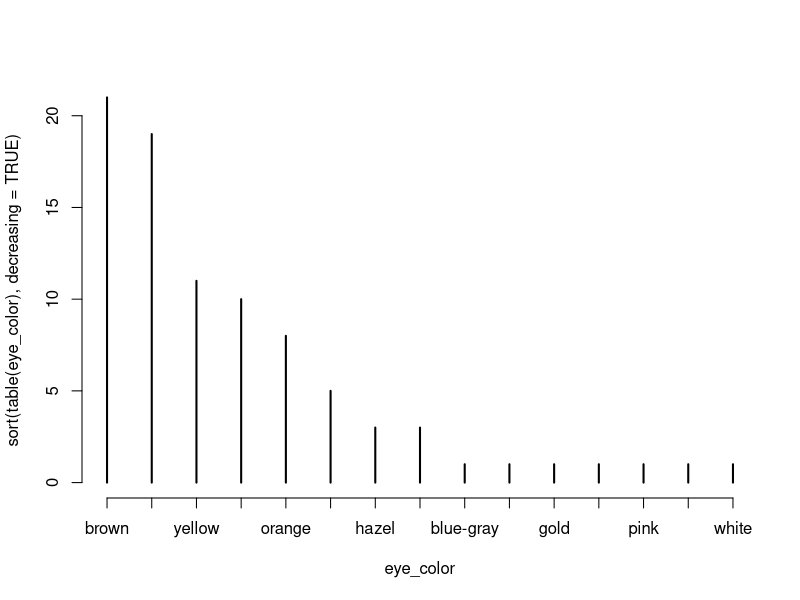

Recreate this plot in R. (Note: this script raises an error after producing the figure.)
# Install and load tidyverse (only need install once)
install.packages("tidyverse")
require(tidyverse)

# ----------------------------------------------------------
# STARWARS DATA EXERCISE
# ----------------------------------------------------------

# Select variables, keep only Humans, remove missing values,
# convert height to meters, calculate BMI, group by gender,
# and compute average BMI
starwars %>% 
  select(gender, mass, height, species) %>% 
  filter(species == "Human") %>% 
  na.omit() %>% 
  mutate(height = height / 100) %>%             # convert cm → m
  mutate(BMI = mass / height^2) %>%             # BMI formula
  group_by(gender) %>% 
  summarise(Average_BMI = mean(BMI))


# ----------------------------------------------------------
# MSLEEP DATA EXERCISES
# ----------------------------------------------------------

# View msleep dataset
View(msleep)

# Filter animals that sleep more than 18 hours
my_data <- msleep %>% 
  select(name, sleep_total) %>% 
  filter(sleep_total > 18)


# Select primates (filter error corrected: order > 20 is invalid)
hello <- msleep %>% 
  select(name, order, bodywt, sleep_total) %>% 
  filter(order == "Primates")
hello

# Filter using OR condition
msleep %>% 
  select(name, order, bodywt, sleep_total) %>% 
  filter(order == "Primates" | order > 20)  # note: order is a category, not numeric


# Filter by specific animal names using OR
msleep %>% 
  select(name, order, bodywt, sleep_total) %>% 
  filter(name == "Cow" | name == "Dog" | name == "Goat")


# More efficient version using %in%
msleep %>% 
  select(name, order, bodywt, sleep_total) %>% 
  filter(name %in% c("Dog", "Goat", "Cow", "Horse"))


# Filter using numeric range: animals with sleep_total between 18 and 20 hours
msleep %>% 
  select(name, order, bodywt, sleep_total) %>% 
  filter(between(sleep_total, 18, 20))


# Filter animals with sleep_total ~ 17 (within ±0.5)
msleep %>% 
  select(name, conservation, order, bodywt, sleep_total) %>% 
  filter(near(sleep_total, 17, tol = 0.5))


# Filter animals with missing conservation values
msleep %>% 
  select(name, order, conservation, bodywt, sleep_total) %>% 
  filter(is.na(conservation))

# Filter animals with conservation values (not missing)
msleep %>% 
  select(name, order, conservation, bodywt, sleep_total) %>% 
  filter(!is.na(conservation))


# Group by diet type (vore), remove missing values, and summarise
msleep %>% 
  drop_na(sleep_rem, vore) %>% 
  group_by(vore) %>% 
  summarise(
    "Average Total Sleep" = mean(sleep_total),
    "Max REM sleep" = max(sleep_rem)
  ) %>% 
  View()


# ----------------------------------------------------------
# EXPLORING YOUR DATA
# ----------------------------------------------------------

library(tidyverse)

?starwars          # Open documentation
dim(starwars)      # Dimensions (rows, columns)
str(starwars)      # Structure of data
glimpse(starwars)  # Compact alternative to str()
attach(starwars)   # Attach variables to search path (use carefully)
names(starwars)    # Column names
length(starwars)   # Number of variables (columns)

length(hair_color)
unique(hair_color)
View(sort(table(hair_color), decreasing = TRUE))
plot(sort(table(eye_color), decreasing = TRUE))


#Functions in R

multiply <- function(x,y) 
{
  return(x*y)
}
multiply(3,5)


# Assigning numbers
a <- 25             # whole number
b <- 4.987          # decimal number

# Checking the type
typeof(a)           # returns "double"
typeof(b)           # returns "double"

# Explicitly creating an integer
c <- 25L            # 'L' makes R treat it specifically as integer
typeof(c)           # returns "integer"

# Character examples
message1 <- "Learning R is fun!"
message2 <- 'Let’s master R together.'

# Confirming data type
typeof(message1)      # returns "character"

# Combining text (concatenation)
paste(message1, message2) # Results in "Learning R is fun! Let’s master R together."


# Logical examples
task_completed <- TRUE
task_failed <- FALSE

typeof(task_completed)  # returns "logical"

# Logical operations
task_completed & task_failed # logical "AND"; returns FALSE 
task_completed | task_failed # logical "OR"; returns TRUE

# Some example variables
x <- 42
name <- "Alex"
is_sunny <- FALSE

# Check data types
is.numeric(x)       # Returns TRUE, because 42 is numeric
is.character(name)  # Returns TRUE, because "Alex" is character text
is.logical(is_sunny)# Returns TRUE, FALSE is logical

# Original variables
x <- 42
name <- "Alex"
is_sunny <- FALSE

# Convert numeric to character
x_as_text <- as.character(x)
x_as_text            # "42"
typeof(x_as_text)    # "character"

name <- "Alex"
name_as_number <- as.numeric(name) # R flags a warning
name_as_number                     # returns NA

number_text <- "56.7"
number_converted <- as.numeric(number_text)
number_converted          # 56.7 (successful conversion)
is.na(number_converted)   # FALSE indicates success, no issues

memory.size() # Checks current memory usage
gc()          # Manually triggers memory cleanup

# Numeric and character combined leads to characters
mixed_vector <- c(12, "data", 50)

typeof(mixed_vector) # returns "character"
mixed_vector         # returns "12", "data", "50"

number_as_text <- "42"
number_converted <- as.numeric(number_as_text)
typeof(number_converted) # returns "double"

my_data <- c(5, NA, 7)
is.na(my_data)  # returns FALSE TRUE FALSE
sum(my_data, na.rm=TRUE) # returns 12 (ignores NA)

empty_var <- NULL
is.null(empty_var)    # TRUE
length(empty_var)     # 0
length(NA)            # 1 (NA counts as a placeholder still occupying space)

undefined_result <- 0/0
is.nan(undefined_result) # TRUE

# Create two variables: glucose_level and glucose_unit
# Use paste() to display them together

glucose_level <- 5.8
glucose_unit <-  "mmol/L"

glucose_result <- paste(glucose_level, glucose_unit )
print(glucose_result )





# ================================================
# RetailTech Basic Data Analysis - SOLUTION
# Module 2 - Lab 1: Variables and Types
# ================================================

# ================================================
# Activity 1: Creating Basic Sales Data
# ================================================

# Practice 1.1: Create sales variables
today_sale <- 150.75
customer_number <- 202

# Practice 1.2: Print your variables
print("Sales Data:")
print(today_sale)      # Should output: 150.75
print(customer_number) # Should output: 202

# Check data types
print("Data Types:")
print(class(today_sale))      # Should output: "numeric"
print(class(customer_number)) # Should output: "numeric"


# ================================================
# Activity 2: Working with Text Data
# ================================================

# Practice 2.1: Create location and payment variables
store_location <- "Downtown"
payment_method <- "Credit"

# Practice 2.2: Print your text variables
print("Store Information:")
print(store_location)  # Should output: "Downtown"
print(payment_method)  # Should output: "Credit"

# Check data types
print("Text Data Types:")
print(class(store_location))  # Should output: "character"
print(class(payment_method))  # Should output: "character"


# ================================================
# Activity 3: Basic Calculations
# ================================================

# Practice 3.1: Create price and calculate discount
base_price <- 75.00
discount_percent <- 0.15  # 15% discount
discount_amount <- base_price * discount_percent
final_price <- base_price - discount_amount

# Practice 3.2: Print all values
print("Price Calculations:")
print(paste("Original Price:", base_price))    # Should output: 75.00
print(paste("Discount Amount:", discount_amount))  # Should output: 11.25
print(paste("Final Price:", final_price))      # Should output: 63.75

# Verify calculations
print("Calculation Check:")
expected_final <- 75.00 * (1 - 0.15)
print(paste("Expected:", expected_final))
print(paste("Calculated:", final_price))
print(paste("Calculation Correct:", 
           abs(expected_final - final_price) < 0.01))



# ================================================
# Activity 4: Type Conversions
# ================================================

# Practice 4.1: Convert values
# Convert order_id (1001) to text and store as order_text
# Convert price ("19.99") to number and store as price_number
order_id <- 1001
order_text <- as.character(order_id)

price_text <- "19.99"
price_number <- as.numeric(price_text)

# Practice 4.2: Print and verify types
# Print each converted value
# Use class() to check the data type
print("Type Conversions:")
print("Order ID Conversion:")
print(order_text)          # Should output: "1001"
print(class(order_text))   # Should output: "character"

print("Price Conversion:")
print(price_number)        # Should output: 19.99
print(class(price_number)) # Should output: "numeric"

# Create a summary list for Q2 FinTech performance
q2_summary <- list(
  users_onboarded = 16500,
  churn_rates = c(0.03, 0.027, 0.025),
  monthly_revenue = c(125000, 138000, 145000),
  goal_met = TRUE
)

# Access key metrics
q2_summary[["monthly_revenue"]]  # View revenue for each month
q2_summary[["goal_met"]]         # See if the team hit the goal


#A Matrix is a 2 dimensional array
sales_matrix <- matrix(
    c(12000, 15000, 17000, 18000, 13000, 19000),
    nrow = 2, 
    ncol = 3
)

i <- matrix(data = dataVec, nrow = nrow, ncol = ncol, byrow = byrow)
imax <- matrix(1:9 , nrow =3)
imax
# This creates a 2-row, 3-column matrix:
# Row 1: 12000, 17000, 13000
# Row 2: 15000, 18000, 19000

# Sales from row 2, column 1
sales_matrix[2,1] # returns 15000



employees <- data.frame(
    name = c("James", "Anita", "Eva"),
    age = c(28, 34, 41),
    department = c("Sales", "Marketing", "R&D"),
    fulltime = c(TRUE, TRUE, FALSE)
)

employees$name # returns "James", "Anita", "Eva"
employees[2, "department"] # "Marketing"


# ================================================
# TechMart Inventory Analysis - SOLUTION
# Lab: Working with Data Structures
# ================================================

# ================================================
# Activity 1: Product Information with Vectors
# ================================================

# Practice 1.1: Create product price vector
prices <- c(899.99, 24.99, 79.99, 299.99, 149.99)
print(prices)
# Expected output: [1] 899.99  24.99  79.99 299.99 149.99

# Practice 1.2: Create product category vector
categories <- c("Electronics", "Accessories", "Accessories", 
                "Electronics", "Accessories")
print(categories)
# Expected output: [1] "Electronics"  "Accessories" "Accessories" ...

# Testing vectors
length(prices)     # Should be 5
length(categories) # Should be 5


# ================================================
# Activity 2: Grouping Data with Lists
# ================================================

# Practice 2.1: Create a product list
mouse_product <- list(
    product_id = 201,
    name = "Premium Mouse",
    price = 24.99,
    available = TRUE
)
print(mouse_product)

# Practice 2.2: Access and modify list elements
print(mouse_product$price)  # Output: 24.99
mouse_product$available <- FALSE
print(mouse_product$available)  # Output: FALSE


# ================================================
# Activity 3: Inventory Tracking with Matrices
# ================================================

# Practice 3.1: Create inventory matrix with labels
store_inventory <- matrix(
    c(4, 10, 10,   # Keyboard
      5, 1, 90,    # Mouse
      56, 94, 45), # Monitor
    nrow = 3,
    byrow = TRUE
)
rownames(store_inventory) <- c("Keyboard", "Mouse", "Monitor")
colnames(store_inventory) <- c("Downtown", "Mall", "Airport")

# Practice 3.2: Print inventory matrix
print(store_inventory)



# ================================================
# Activity 4: Complete Product Database with Data Frames
# ================================================

# Practice 4.1: Create product database
product_db <- data.frame(
    ID = c(101, 102, 103, 104, 105),
    Name = c("Gaming Laptop", "Premium Mouse", "Wireless Keyboard", 
             "Gaming Monitor", "Mechanical Keyboard"),
    Price = prices,
    Category = categories,
    InStock = c(TRUE, TRUE, FALSE, TRUE, TRUE)
)
print(product_db)

# Practice 4.2: Change the variable values of InStock to all be TRUE
product_db$InStock <- TRUE

# ================================================
# Common Issues and Solutions
# ================================================
# Problem: Matrix data not in correct layout
# Solution: Check matrix creation parameters
example_wrong <- matrix(1:6, nrow=2)  # Without byrow=TRUE
example_right <- matrix(1:6, nrow=2, byrow=TRUE)

# Problem: Mixed data types in matrix
# Solution: Convert to consistent type or use data frame
numeric_matrix <- matrix(1:4, nrow=2)  # Works
# mixed_matrix <- matrix(c(1, "a", 2, "b"), nrow=2)  # Would cause issues

print("Solution code execution completed successfully!")



